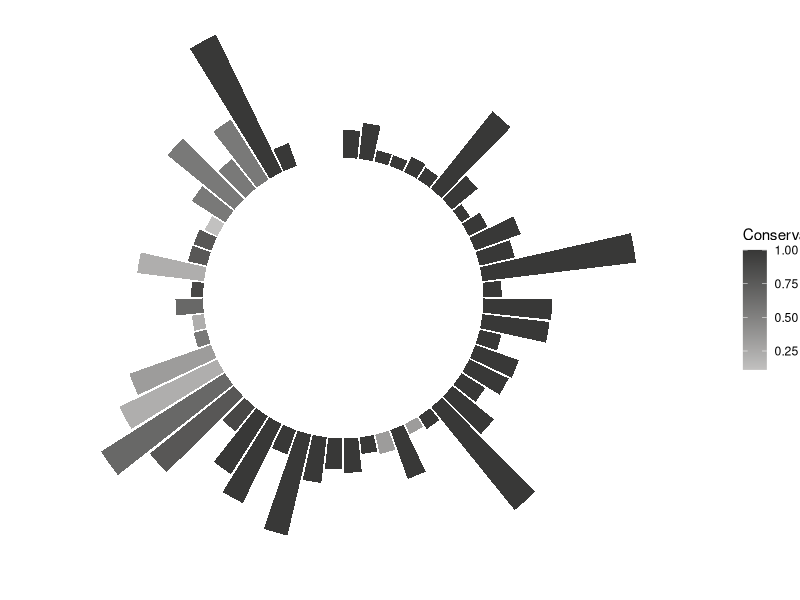

Write the R code that produced this figure.
# Libraries
library(ggplot2)

dat <- read.table('Data.txt', header=T, sep='\t')
# HG      SC      Conservation    MedianLength    Order   Direction       Annotation

dat$MedianLength <- dat$MedianLength

p <- ggplot(dat, aes(x=Order, y=MedianLength, fill=Conservation)) + geom_bar(stat='identity') +   theme_minimal() +
  theme(
    axis.text = element_blank(),
    axis.title = element_blank(),
    panel.grid = element_blank(),
    plot.margin = unit(rep(-2,4), "cm")     # This remove unnecessary margin around plot
  ) +
  ylim(-2000, 2300) +
  coord_polar(start = 0) +  scale_fill_gradient(low='#c2c1c0', high='#383837')
pdf("plot.pdf", height=10, width=10)
print(p)
dev.off()
